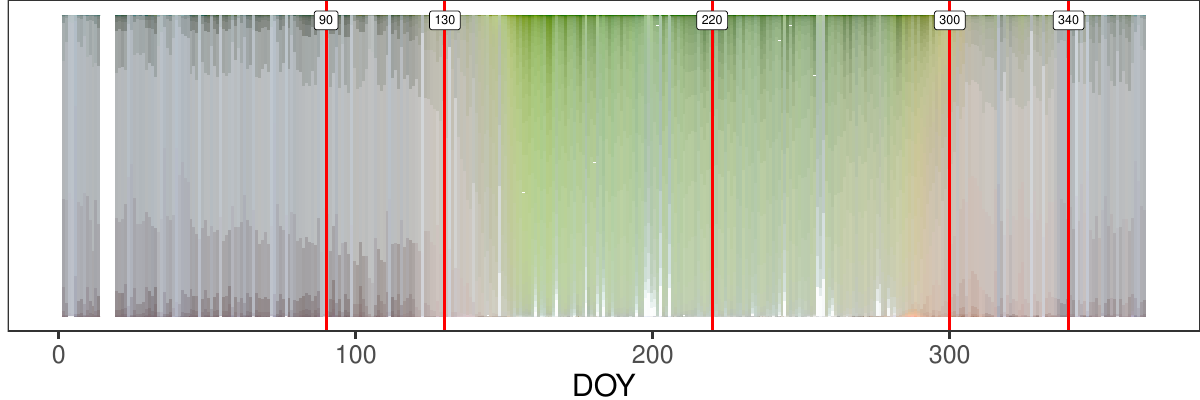

Recreate this plot in R.
#!/usr/bin/Rscript
library(tidyverse)
library(colorspace)

get_col_types <- function() {
  cols(
    Dataset = col_character(),
    Camera_ID = col_character(),
    Year = col_integer(),
    Day = col_integer(),
    Hour = col_integer(),
    Minute = col_integer(),
    Metric_Type = col_character(),
    Considered_Pixels = col_integer(),
    HSV_Bin = col_integer(),
    HSV_H = col_double(),
    HSV_SMean = col_double(),
    HSV_VMean = col_double(),
    HSV_SMode = col_double(),
    HSV_VMode = col_double(),
    Gcc_Bin = col_integer(),
    Gcc_Value = col_double(),
    Gcc_Mean_R = col_double(),
    Gcc_Mean_G = col_double(),
    Gcc_Mean_B = col_double()
  )
}

get_theme <- function(base_size = 14) {
  theme_bw(base_size = base_size) +
  theme(
    plot.margin = unit(c(0,0,0,0), "cm"),
    legend.spacing = unit(0, "mm"),
    panel.grid = element_blank(),
    legend.position = "none",
    legend.justification = "left",
    legend.box.spacing = unit(0, "pt"),
    legend.box.margin = margin(0,0,0,0),
    legend.title = element_blank(),
    axis.title.y = element_blank(),
    axis.text.y = element_blank(),
    axis.ticks.y = element_blank()
  )
}

histogramsPath <- '../../data/tky-partial.csv.gz'
data <- read_csv(
  histogramsPath,
  col_types=get_col_types()
) %>%
  filter(Year == 2006) %>%
  select(-Dataset, -Camera_ID, -Hour, -Minute, -Considered_Pixels) %>%
  mutate(
    Color.Code.H = hex(HSV(HSV_Bin, 1, 1)),
    Color.Code.Mean = hex(HSV(HSV_Bin, HSV_SMean, HSV_VMean)),
    Color.Code.Mode = hex(HSV(HSV_Bin, HSV_SMode, HSV_VMode)),
    Color.Code.Gcc = hex(RGB(Gcc_Mean_R, Gcc_Mean_G, Gcc_Mean_B))
  ) %>% 
  select(
    -HSV_SMean, -HSV_VMean,
    -HSV_SMode, -HSV_VMode,
    -Gcc_Mean_R, -Gcc_Mean_G, -Gcc_Mean_B
  ) %>%
  mutate(
    Bin = case_when(
      Metric_Type == 'HSV' ~ HSV_Bin,
      Metric_Type == 'Gcc' ~ Gcc_Bin
    ),
    Bin_Value = as.integer(case_when(
      Metric_Type == 'HSV' ~ HSV_H,
      Metric_Type == 'Gcc' ~ Gcc_Value
    ))
  ) %>%
  select(-HSV_Bin, -HSV_H, -Gcc_Bin, -Gcc_Value) %>%
  select(Year, Day, Metric_Type, Bin, Bin_Value, everything()) %>%
  gather(Style, Color, -Year, -Day, -Metric_Type, -Bin, -Bin_Value) %>%
  mutate(Style = gsub('Color.Code.', '', Style)) %>%
  filter(!(Metric_Type == 'Gcc' & Style %in% c('H', 'Mean', 'Mode'))) %>%
  filter(!(Metric_Type == 'HSV' & Style == 'Gcc')) %>%
  mutate(Key = paste(Year, Day, Bin, Style, sep='_')) %>%
  mutate(Key = factor(Key, levels=Key)) %>%
  arrange(Style, Year, Day, Bin) %>%
  group_by(Style, Year, Day) %>%
  arrange(Bin) %>%
  filter(Bin_Value != 0) %>%
  mutate(
    Y.min = cumsum(Bin_Value) - Bin_Value,
    Y.max = cumsum(Bin_Value)
  ) %>%
  ungroup %>%
  arrange(Style, Year, Day, Bin) %>%
  select(Style, Year, Day, Bin, everything())

palette <- data %>% pull(Color)
names(palette) <- data %>% pull(Key)

partial_plot <- data %>%
  filter(Style == 'Gcc') %>%
  mutate(Style = 'Gcc_Mean') %>%
  ggplot() +
    scale_fill_manual(values=palette) +
    geom_rect(
      aes(xmin=Day, xmax=Day+1, ymin=Y.min, ymax=Y.max, fill=Key)
    ) +
    get_theme(base_size = 22) +
    xlab("DOY") +
    ylab("Histogram bins")

df.rl <- tribble(~X, 90, 130, 220, 300, 340) %>%
  mutate(Y=1200000)

p <- partial_plot +
    geom_vline(data=df.rl, aes(xintercept=X), size=1, color="red") +
    geom_label(data=df.rl, aes(x=X, y=Y, label = X), size=3)

ggsave('./tky-2006-gcc-mean.pdf', plot=p, width=12, height=4)
